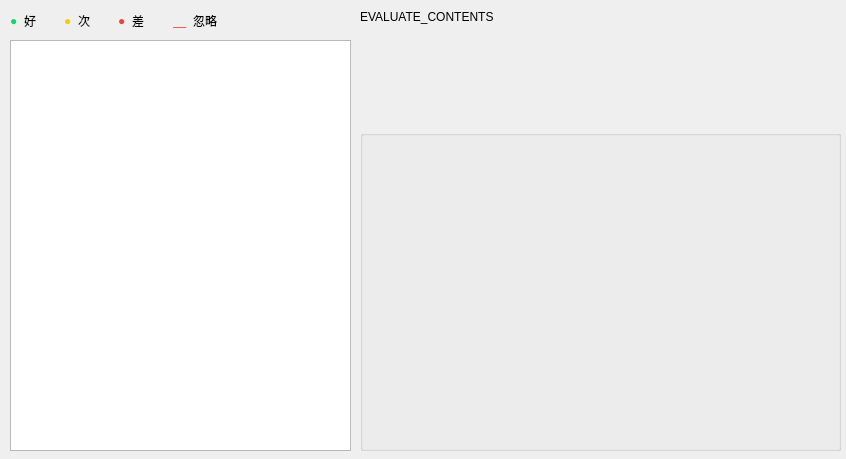
<?xml version="1.0" encoding="UTF-8"?>
<ui version="4.0">
 <class>Form</class>
 <widget class="QWidget" name="Form">
  <property name="geometry">
   <rect>
    <x>0</x>
    <y>0</y>
    <width>846</width>
    <height>459</height>
   </rect>
  </property>
  <property name="sizePolicy">
   <sizepolicy hsizetype="Fixed" vsizetype="Fixed">
    <horstretch>0</horstretch>
    <verstretch>0</verstretch>
   </sizepolicy>
  </property>
  <property name="windowTitle">
   <string>Form</string>
  </property>
  <widget class="QGroupBox" name="WAVE">
   <property name="geometry">
    <rect>
     <x>360</x>
     <y>130</y>
     <width>481</width>
     <height>321</height>
    </rect>
   </property>
   <property name="title">
    <string/>
   </property>
  </widget>
  <widget class="QWidget" name="layoutWidget">
   <property name="geometry">
    <rect>
     <x>10</x>
     <y>10</y>
     <width>341</width>
     <height>22</height>
    </rect>
   </property>
   <layout class="QHBoxLayout" name="horizontalLayout">
    <item>
     <widget class="QLabel" name="label">
      <property name="styleSheet">
       <string notr="true">color: rgb(6, 220, 114);</string>
      </property>
      <property name="text">
       <string>●</string>
      </property>
     </widget>
    </item>
    <item>
     <widget class="QLabel" name="label_4">
      <property name="text">
       <string>好</string>
      </property>
     </widget>
    </item>
    <item>
     <spacer name="horizontalSpacer">
      <property name="orientation">
       <enum>Qt::Horizontal</enum>
      </property>
      <property name="sizeHint" stdset="0">
       <size>
        <width>40</width>
        <height>20</height>
       </size>
      </property>
     </spacer>
    </item>
    <item>
     <widget class="QLabel" name="label_2">
      <property name="styleSheet">
       <string notr="true">color: rgb(245, 204, 8);</string>
      </property>
      <property name="text">
       <string>●</string>
      </property>
     </widget>
    </item>
    <item>
     <widget class="QLabel" name="label_5">
      <property name="text">
       <string>次</string>
      </property>
     </widget>
    </item>
    <item>
     <spacer name="horizontalSpacer_2">
      <property name="orientation">
       <enum>Qt::Horizontal</enum>
      </property>
      <property name="sizeHint" stdset="0">
       <size>
        <width>40</width>
        <height>20</height>
       </size>
      </property>
     </spacer>
    </item>
    <item>
     <widget class="QLabel" name="label_3">
      <property name="styleSheet">
       <string notr="true">color: rgb(242, 65, 55);</string>
      </property>
      <property name="text">
       <string>●</string>
      </property>
     </widget>
    </item>
    <item>
     <widget class="QLabel" name="label_6">
      <property name="text">
       <string>差</string>
      </property>
     </widget>
    </item>
    <item>
     <spacer name="horizontalSpacer_5">
      <property name="orientation">
       <enum>Qt::Horizontal</enum>
      </property>
      <property name="sizeHint" stdset="0">
       <size>
        <width>40</width>
        <height>20</height>
       </size>
      </property>
     </spacer>
    </item>
    <item>
     <widget class="QLabel" name="label_8">
      <property name="styleSheet">
       <string notr="true">color: rgb(242, 65, 55);</string>
      </property>
      <property name="text">
       <string>__</string>
      </property>
     </widget>
    </item>
    <item>
     <widget class="QLabel" name="label_7">
      <property name="sizePolicy">
       <sizepolicy hsizetype="Minimum" vsizetype="Preferred">
        <horstretch>0</horstretch>
        <verstretch>0</verstretch>
       </sizepolicy>
      </property>
      <property name="text">
       <string>忽略</string>
      </property>
     </widget>
    </item>
    <item>
     <spacer name="horizontalSpacer_9">
      <property name="orientation">
       <enum>Qt::Horizontal</enum>
      </property>
      <property name="sizeHint" stdset="0">
       <size>
        <width>40</width>
        <height>20</height>
       </size>
      </property>
     </spacer>
    </item>
    <item>
     <spacer name="horizontalSpacer_10">
      <property name="orientation">
       <enum>Qt::Horizontal</enum>
      </property>
      <property name="sizeHint" stdset="0">
       <size>
        <width>40</width>
        <height>20</height>
       </size>
      </property>
     </spacer>
    </item>
    <item>
     <spacer name="horizontalSpacer_8">
      <property name="orientation">
       <enum>Qt::Horizontal</enum>
      </property>
      <property name="sizeHint" stdset="0">
       <size>
        <width>40</width>
        <height>20</height>
       </size>
      </property>
     </spacer>
    </item>
    <item>
     <spacer name="horizontalSpacer_7">
      <property name="orientation">
       <enum>Qt::Horizontal</enum>
      </property>
      <property name="sizeHint" stdset="0">
       <size>
        <width>40</width>
        <height>20</height>
       </size>
      </property>
     </spacer>
    </item>
    <item>
     <spacer name="horizontalSpacer_6">
      <property name="orientation">
       <enum>Qt::Horizontal</enum>
      </property>
      <property name="sizeHint" stdset="0">
       <size>
        <width>40</width>
        <height>20</height>
       </size>
      </property>
     </spacer>
    </item>
    <item>
     <spacer name="horizontalSpacer_4">
      <property name="orientation">
       <enum>Qt::Horizontal</enum>
      </property>
      <property name="sizeHint" stdset="0">
       <size>
        <width>40</width>
        <height>20</height>
       </size>
      </property>
     </spacer>
    </item>
   </layout>
  </widget>
  <widget class="QLabel" name="RESULT">
   <property name="geometry">
    <rect>
     <x>360</x>
     <y>10</y>
     <width>481</width>
     <height>111</height>
    </rect>
   </property>
   <property name="text">
    <string>EVALUATE_CONTENTS</string>
   </property>
   <property name="alignment">
    <set>Qt::AlignLeading|Qt::AlignLeft|Qt::AlignTop</set>
   </property>
  </widget>
  <widget class="QTextBrowser" name="TEXT">
   <property name="geometry">
    <rect>
     <x>10</x>
     <y>40</y>
     <width>341</width>
     <height>411</height>
    </rect>
   </property>
   <property name="cursor" stdset="0">
    <cursorShape>IBeamCursor</cursorShape>
   </property>
  </widget>
 </widget>
 <resources/>
 <connections/>
</ui>
